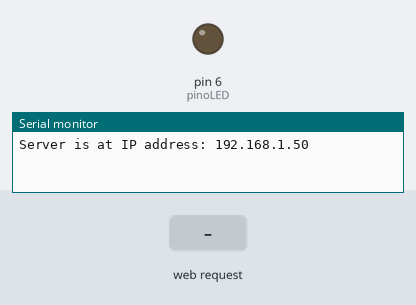
This sketch was run on a simulated Arduino Uno, built for the host (arithmetic inside an expression is 32-bit, double 64-bit). On the bench: output pins drawn as LEDs (lit = HIGH), the last lines printed to the serial monitor. The inputs (shaded band) are chosen by the test bench. WiFi joins after 1.5 s; servers stay silent unless stated.

Above: at 2.7 s.
2.8 s: HTTP request GET /LED=ON received
At 4.0 s:
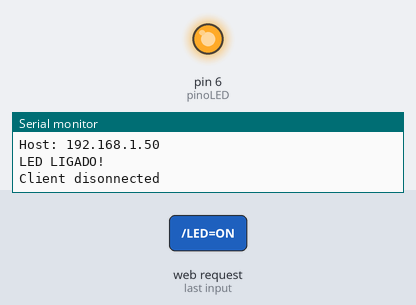
4.3 s: HTTP request GET /LED=OFF received
At 5.1 s:
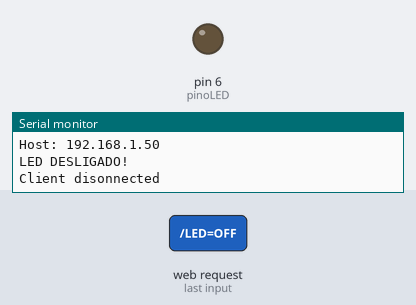
Timing chart, 0 to 7.3 s (numbered marks = the images above; inputs shaded):
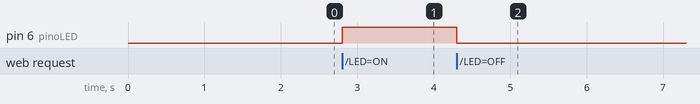

The sketch:

LEDServer.ino
```cpp
#include <SPI.h>
#include <Ethernet.h>

byte mac[] = { 0xDE, 0xAD, 0xBE, 0xEF, 0xFE, 0xED };
EthernetServer server(80);

int pinoLED = 6;
int estadoLED;

void setup()
{
  Serial.begin(9600);
  Ethernet.begin(mac);


  pinMode(pinoLED,OUTPUT);

  server.begin();
  Serial.print("Server is at IP address: ");
  Serial.println(Ethernet.localIP());

  estadoLED = LOW;

  digitalWrite(pinoLED, estadoLED);
}

void loop() {
  EthernetClient client = server.available();
  //Serial.println("Waiting...");
  if (client) {
    boolean currentLineIsBlank = true;
    String requisicao;

    while (client.connected()) {

      if (client.available()) {
        char c = client.read();
        requisicao += c;

        if (c == '\n' && currentLineIsBlank ) {
          Serial.print(requisicao);

          if (requisicao.indexOf("GET /LED=ON") != -1)  {
            estadoLED = HIGH;
          }
          if (requisicao.indexOf("GET /LED=OFF") != -1)  {
            estadoLED = LOW;
          }

          digitalWrite(pinoLED, estadoLED);

          if(estadoLED == HIGH) {
            Serial.println("LED LIGADO!");
          }
          else {
            Serial.println("LED DESLIGADO!");
          }

          enviaResposta(client);
          break;
        }

        if (c == '\n') {
          currentLineIsBlank = true;
        }
        else if (c != '\r') {
          currentLineIsBlank = false;
        }
      }
    }

    delay(1);
    client.stop();
    Serial.println("Client disonnected");
    Serial.println("");
    requisicao = "";
  }
}

void enviaResposta(EthernetClient client) {
  client.println("HTTP/1.1 200 OK");
  client.println("Content-Type: text/html");
  client.println("");
  client.println("<!DOCTYPE HTML>");
  client.println("<html>");

  client.print("Led pin is now: ");

  if(estadoLED == HIGH) {
    client.print("On");
  } else {
    client.print("Off");
  }
  client.println("<br><br>");
  client.println("<a href=\"/LED=ON\"\"><button>Turn On </button></a>");
  client.println("<a href=\"/LED=OFF\"\"><button>Turn Off </button></a><br />");
  client.println("</html>");
}
```

Measured:
- after the input at 2.8 s, pin 6 (pinoLED): LOW → HIGH at once
- after the input at 4.3 s, pin 6 (pinoLED): HIGH → LOW at once
